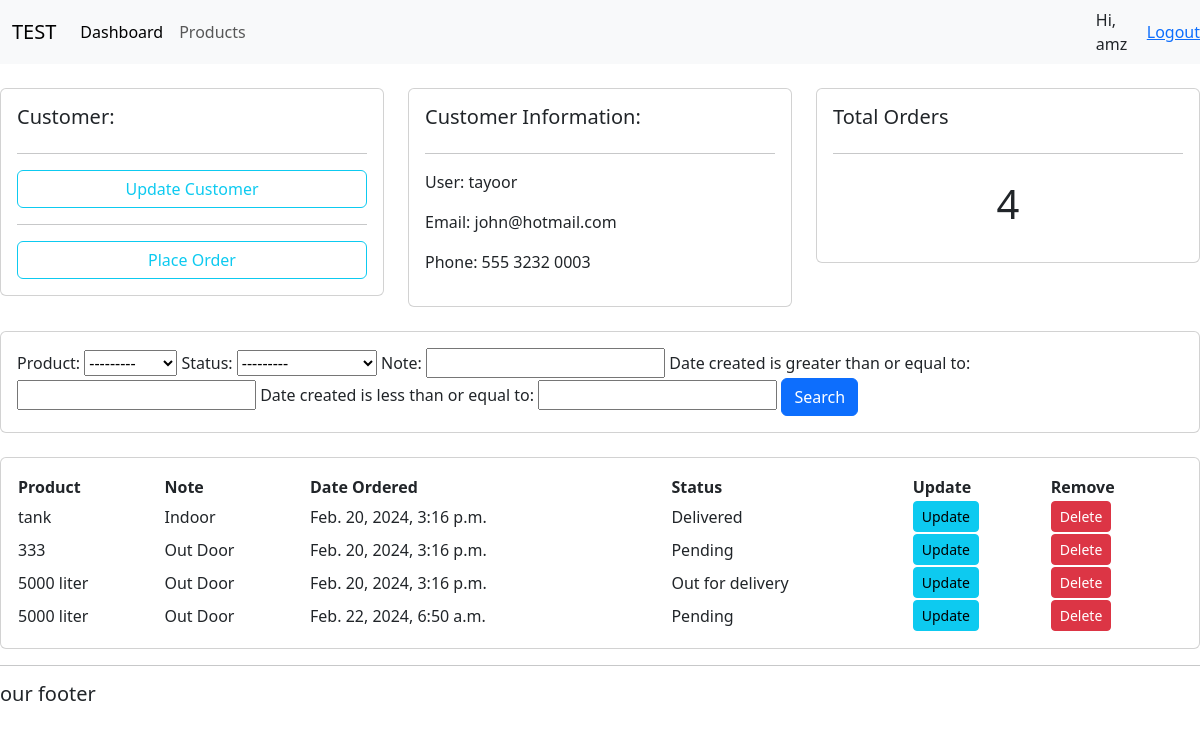
The app's page /customer/1/ (signed in) with its own data.
### accounts/models.py (models this page shows, shortened)
class Customer(models.Model):
    name = models.CharField(max_length=200, null=True)
    phone = models.CharField(max_length=200, null=True)
    email = models.CharField(max_length=200, null=True)
    date_created = models.DateTimeField(auto_now_add=True, null=True)

class Order(models.Model):
    STATUS = (
        ('Pending', 'Pending'),
        ('Out for delivery', 'Out for delivery'),
        ('Delivered', 'Delivered')
    )
    customer = models.ForeignKey(Customer, null=True, on_delete= models.SET_NULL)
    product = models.ForeignKey(Product, null=True, on_delete= models.SET_NULL)
    date_created = models.DateTimeField(auto_now_add= True, null= True)
    status = models.CharField(max_length= 200 , null= True , choices= STATUS)
    note = models.CharField(max_length= 200 , null= True )

class Product(models.Model):
    CATEGORY = (
        ('Indoor', ' Indoor'),
        ('Out Door', 'Out Door'),
    )
    name = models.CharField(max_length=200 , null= True)
    price = models.FloatField(null= True)
    category = models.CharField(max_length=200 , null= True , choices= CATEGORY)
    discription = models.CharField(max_length=200 , null= True , blank= True)
    date_created = models.DateTimeField(auto_now_add= True , null= True)
    tags = models.ManyToManyField(Tag)
    def __str__(self):
        return self.name

### accounts/decorators.py (the view)
        def wrapper_func(request, *args, **kwargs):
            group = None
            if request.user.groups.exists():
                group = request.user.groups.all()[0].name
            if group in allowed_roles:
                return view_func(request , *args, **kwargs)
            else:
                return HttpResponse('you are not authorized')

### accounts/views.py (called while the page is built)
@login_required(login_url= 'login')
@allowed_users(allowed_roles=['admin'])
def customer(request, pk):
    customer = Customer.objects.get(id=pk)
    orders = customer.order_set.all()
    orders_count = orders.count()
    myFilter = OrderFilter(request.GET, queryset = orders)
    orders =  myFilter.qs
    context = {'customer': customer, 'orders':orders, 'order_count': orders_count, 'myFilter': myFilter}
    return render(request, 'accounts/customer.html',context)

### accounts/templates/accounts/customer.html
{% extends 'accounts/main.html' %}
{% block content %}
<br>
<div class="row">
    <div class="col-md">
        <div class="card card-body">
            <h5>Customer:</h5>
            <hr>
            <a class="btn btn-outline-info" href="">Update Customer</a>
            <hr>
            <a class="btn btn-outline-info" href="{% url 'create_order' customer.id  %}">Place Order</a>
        </div>
    </div>
    <div class="col-md">
        <div class="card card-body">
            <h5>Customer Information:</h5>
            <hr>
            <p>User: {{customer.name}}</p>
            <p>Email: {{customer.email}}</p>
            <p>Phone: {{ customer.phone}}</p>
        </div>
    </div>
    <div class="col-md">
        <div class="card card-body">
            <h5>Total Orders</h5>
            <hr>
            <h1 style="text-align:center;padding:10px">{{orders.count}}</h1>
        </div>
    </div>
</div>
<br>
<div class="row">
    <div class="col">
        <div class="card card-body">
            <form method = "get" >
                {{myFilter.form}}
                <button class="btn btn-primary" type="submit">Search</button>
            </form>
        </div>
    </div>
</div>
<br>
<div class="row">
    <div class="col-md">
        <div class = "card card-body">
            <table>
                <tr>
                    <th>Product</th>
                    <th>Note</th>
                    <th>Date Ordered</th>
                    <th>Status</th>
                    <th>Update</th>
                    <th>Remove</th>
                </tr>
            {% for order in orders %}
                <tr>
                    <td>{{order.product}}</td>
                    <td>{{order.product.category}}</td>
                    <td>{{order.date_created}}</td>
                    <td>{{order.status}}</td>
                    <td> <a class="btn btn-sm btn-info" href="{% url 'update_order' order.id %}">Update</a></td>
                    <td> <a class="btn btn-sm btn-danger" href="{% url 'delete_order' order.id %}">Delete</a></td>
                </tr>
            {% endfor %}
        </table>
        </div>
    </div>
</div>
{% endblock content %}

### accounts/templates/accounts/navbar.html (shortened to what this page needs)
<nav class="navbar navbar-expand-lg bg-body-tertiary bg-dark">
  <div class="container-fluid">
    <a class="navbar-brand" href="#">TEST</a>
    <div class="collapse navbar-collapse" id="navbarNav">
      <ul class="navbar-nav">
        {% if request.user.is_staff %}
        <li class="nav-item">
          <a class="nav-link active" aria-current="page" href="{% url 'home' %}">Dashboard</a>
        </li>
        <li class="nav-item">
          <a class="nav-link" href="{% url 'products' %}">Products</a>
        </li>
        {% endif %}
      </ul>
    </div>
  </div>
  <span class="hi_msg">Hi, {{request.user}} </span>
  <span><a  href="{% url 'logout' %}">Logout</a></span>
</nav>

### records on screen
Customer: name "tayoor", email "john@hotmail.com", phone "555 3232 0003"
Order: product "tank", product.category "Indoor", date_created "Feb. 20, 2024, 3:16 p.m.", status "Delivered"
Order: product "333", product.category "Out Door", date_created "Feb. 20, 2024, 3:16 p.m.", status "Pending"
Order: product "5000 liter", product.category "Out Door", date_created "Feb. 20, 2024, 3:16 p.m.", status "Out for delivery"
Order: product "5000 liter", product.category "Out Door", date_created "Feb. 22, 2024, 6:50 a.m.", status "Pending"

### other values on screen
{{ request.user }} "amz"
{{ orders.count }} "4"
